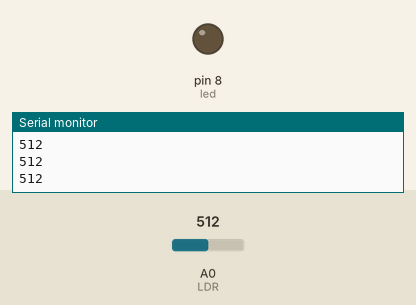
A sketch run on a simulated Arduino Uno, built with avr-gcc and run on an emulated ATmega328P. Parts: output pins drawn as LEDs (lit = HIGH), the last lines printed to the serial monitor. Inputs (shaded band) come from the test bench; at power-on: A0 (LDR) = 512.

Above: at 1.2 s.
1.3 s: A0 (LDR) set to 306
2.8 s: A0 (LDR) set to 289
At 3.1 s:
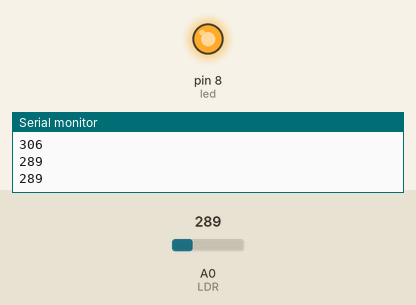
4.3 s: A0 (LDR) set to 310
At 5.6 s:
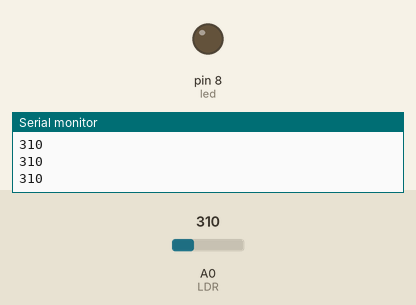
5.9 s: A0 (LDR) set to 290
At 6.9 s:
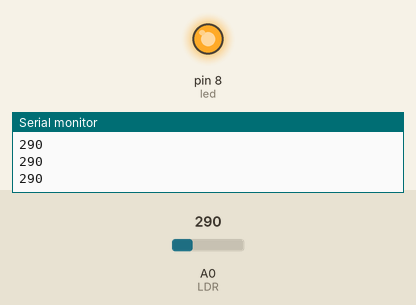
Timing chart, 0 to 8.5 s (numbered marks = the images above; inputs shaded):
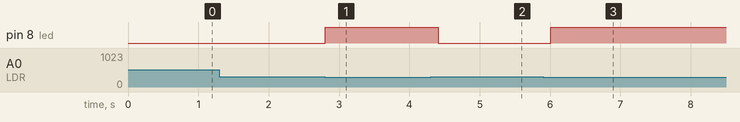

The sketch:

LDR.ino
```cpp
int LDR = A0;
int led = 8;
int value =0;
void setup()
{
pinMode(led, OUTPUT);
  Serial.begin(9600);
}

void loop()
{
value = analogRead(LDR);
  if(value<300)
  {
  digitalWrite(led, HIGH);
  }
  else
  {
  digitalWrite(led,LOW);
     }
  Serial.println(value);
  delay(200);
}
```

Measured:
- the behaviour switches between 300 and 299 on A0 (LDR) (found by bisection; images 0 and 1)
- after the input at 2.8 s, pin 8 (led): LOW → HIGH at once
- after the input at 4.3 s, pin 8 (led): HIGH → LOW after 0.11 s
- after the input at 5.9 s, pin 8 (led): LOW → HIGH after 0.11 s
